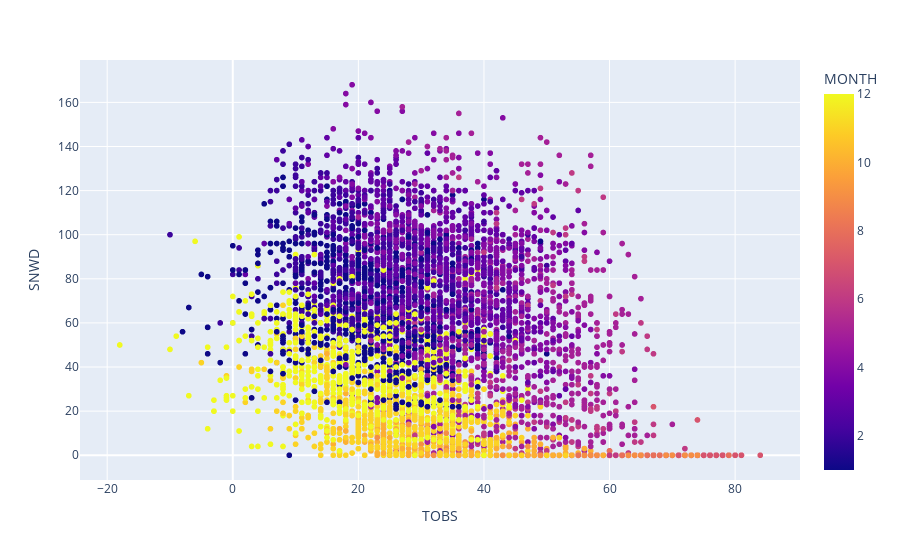

Here is the notebook cell this chart was saved with:
### Code cell
(alta
 .plot.scatter(x='TOBS', y='SNWD', color='MONTH')
)

### Figure 1 — Plotly figure (JSON) as saved in the notebook; plotly's stock layout.template omitted (floating-point values rounded to 4 significant figures; data arrays with more than 128 entries replaced by an {"elided": "..."} marker saying what was removed)
{"data": [{"hovertemplate": "TOBS=%{x}<br>SNWD=%{y}<br>MONTH=%{marker.color}<extra></extra>", "legendgroup": "", "marker": {"color": {"elided": "10025 int values"}, "coloraxis": "coloraxis", "symbol": "circle"}, "mode": "markers", "name": "", "showlegend": false, "type": "scattergl", "x": {"elided": "10025 int values"}, "xaxis": "x", "y": {"elided": "10025 int values"}, "yaxis": "y"}], "layout": {"coloraxis": {"colorbar": {"title": {"text": "MONTH"}}, "colorscale": [[0, "#0d0887"], [0.1111, "#46039f"], [0.2222, "#7201a8"], [0.3333, "#9c179e"], [0.4444, "#bd3786"], [0.5556, "#d8576b"], [0.6667, "#ed7953"], [0.7778, "#fb9f3a"], [0.8889, "#fdca26"], [1, "#f0f921"]]}, "legend": {"tracegroupgap": 0}, "margin": {"t": 60}, "xaxis": {"anchor": "y", "domain": [0, 1], "title": {"text": "TOBS"}}, "yaxis": {"anchor": "x", "domain": [0, 1], "title": {"text": "SNWD"}}}}
